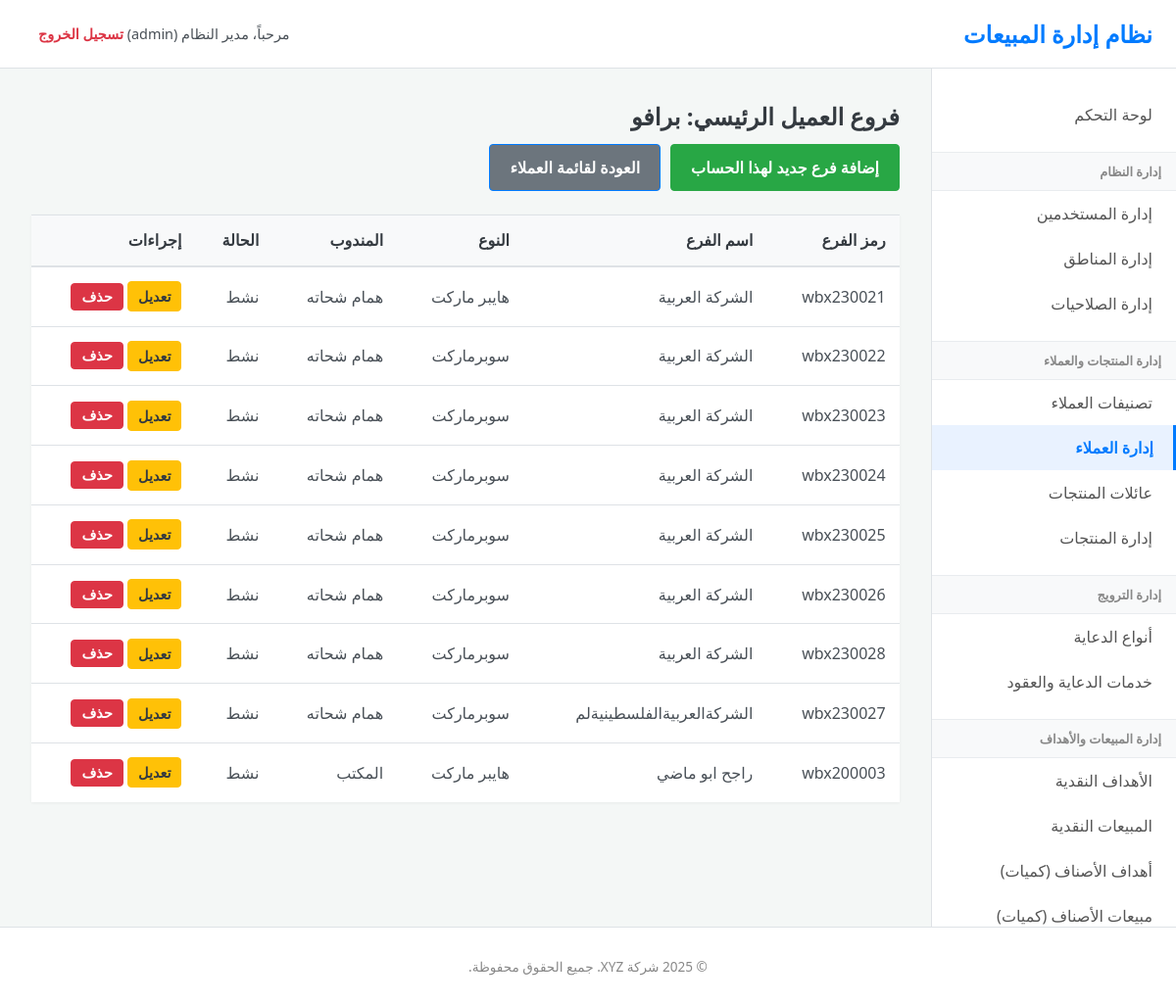
The page /index.php?page=customers&action=view_branches&id=857 (signed in) on the database its author committed.
### tables this page shows
CREATE TABLE IF NOT EXISTS `customers` (
  `customer_id` int NOT NULL AUTO_INCREMENT,
  `customer_code` varchar(50) NOT NULL,
  `name` varchar(150) NOT NULL,
  `category_id` int DEFAULT NULL,
  `address` text,
  `representative_id` int DEFAULT NULL,
  `promoter_id` int DEFAULT NULL,
  `latitude` decimal(10,8) DEFAULT NULL,
  `longitude` decimal(11,8) DEFAULT NULL,
  `status` enum('active','inactive') DEFAULT 'active',
  `opening_date` date DEFAULT NULL,
  `is_main_account` tinyint(1) DEFAULT '0',
  `main_account_id` int DEFAULT NULL,
  `created_at` timestamp NULL DEFAULT CURRENT_TIMESTAMP,
  `updated_at` timestamp NULL DEFAULT CURRENT_TIMESTAMP ON UPDATE CURRENT_TIMESTAMP,
  PRIMARY KEY (`customer_id`),
  UNIQUE KEY `customer_code` (`customer_code`),
  KEY `category_id` (`category_id`),
  KEY `representative_id` (`representative_id`),
  KEY `promoter_id` (`promoter_id`),
  KEY `main_account_id` (`main_account_id`)
);

CREATE TABLE IF NOT EXISTS `customer_categories` (
  `category_id` int NOT NULL AUTO_INCREMENT,
  `name` varchar(100) NOT NULL,
  `description` text,
  `created_at` timestamp NULL DEFAULT CURRENT_TIMESTAMP,
  `updated_at` timestamp NULL DEFAULT CURRENT_TIMESTAMP ON UPDATE CURRENT_TIMESTAMP,
  PRIMARY KEY (`category_id`),
  UNIQUE KEY `name` (`name`)
);

CREATE TABLE IF NOT EXISTS `users` (
  `user_id` int NOT NULL AUTO_INCREMENT,
  `username` varchar(50) NOT NULL,
  `password_hash` varchar(255) NOT NULL,
  `full_name` varchar(100) NOT NULL,
  `role` enum('admin','supervisor','representative','promoter') NOT NULL,
  `region_id` int DEFAULT NULL,
  `supervisor_id` int DEFAULT NULL,
  `is_active` tinyint(1) DEFAULT '1',
  `created_at` timestamp NULL DEFAULT CURRENT_TIMESTAMP,
  `updated_at` timestamp NULL DEFAULT CURRENT_TIMESTAMP ON UPDATE CURRENT_TIMESTAMP,
  PRIMARY KEY (`user_id`),
  UNIQUE KEY `username` (`username`),
  KEY `region_id` (`region_id`),
  KEY `supervisor_id` (`supervisor_id`)
);

### controllers/customers.php (called while the page is built, shortened)
<?php
$action = $_GET['action'] ?? 'list';
$customer_id = isset($_GET['id']) ? (int)$_GET['id'] : null;
switch ($action) {
    case 'view_branches':
        $stmt = $pdo->prepare("SELECT name, customer_code FROM customers WHERE customer_id = ? AND is_main_account = TRUE");
        $stmt->execute([$customer_id]);
        $main_account_info = $stmt->fetch();
        $page_title = "فروع العميل الرئيسي: " . htmlspecialchars($main_account_info['name']);
        $stmt_branches = $pdo->prepare("SELECT c.*, cat.name as category_name, rep.full_name as representative_name FROM customers c LEFT JOIN customer_categories cat ON c.category_id = cat.category_id LEFT JOIN users rep ON c.representative_id = rep.user_id WHERE c.main_account_id = ? ORDER BY c.name ASC");
        $stmt_branches->execute([$customer_id]);
        $branches = $stmt_branches->fetchAll();
        break;
}
include 'views/layout.php';

### views/customers/branches.php (the view, shortened to what this page needs)
<h2><?php echo htmlspecialchars($page_title); ?></h2>
<div class="actions-bar">
    <a href="index.php?page=customers&action=add&main_id_for_branch=<?php echo $customer_id; ?>" class="button-link add-btn">إضافة فرع جديد لهذا الحساب</a>
    <a href="index.php?page=customers" class="button-link" style="background-color:#6c757d;">العودة لقائمة العملاء</a>
</div>
<?php if (empty($branches)): ?>
    <p class="info-message">لا توجد فروع مرتبطة بهذا الحساب الرئيسي حاليًا.</p>
<?php else: ?>
    <table>
        <thead>
            <tr>
                <th>رمز الفرع</th>
                <th>اسم الفرع</th>
                <th>النوع</th>
                <th>المندوب</th>
                <th>الحالة</th>
                <th>إجراءات</th>
            </tr>
        </thead>
        <tbody>
            <?php foreach ($branches as $branch): ?>
            <tr>
                <td><?php echo htmlspecialchars($branch['customer_code']); ?></td>
                <td><?php echo htmlspecialchars($branch['name']); ?></td>
                <td><?php echo htmlspecialchars($branch['category_name'] ?? '-'); ?></td>
                <td><?php echo htmlspecialchars($branch['representative_name'] ?? '-'); ?></td>
                <td><span class="badge <?php echo $branch['status'] == 'active' ? 'status-active' : 'status-inactive'; ?>"><?php echo $branch['status'] == 'active' ? 'نشط' : 'غير نشط'; ?></span></td>
                <td>
                    <a href="index.php?page=customers&action=edit&id=<?php echo $branch['customer_id']; ?>" class="button-link edit-btn">تعديل</a>
                    <form action="actions/customer_delete.php" method="POST" onsubmit="return confirm('هل أنت متأكد؟');" style="display:inline;">
                        <button type="submit" class="button-link delete-btn">حذف</button>
                    </form>
                </td>
            </tr>
            <?php endforeach; ?>
        </tbody>
    </table>
<?php endif; ?>

### css/style.css (style rules this page uses)
:root { --primary-color: #007bff; --secondary-color: #6c757d; --success-color: #28a745; --danger-color: #dc3545; --warning-color: #ffc107; --info-color: #17a2b8; --light-color: #f8f9fa; --dark-color: #343a40; --text-color: #495057; --border-color: #dee2e6; --body-bg: #f4f7f6; --sidebar-bg: #ffffff; --header-bg: #ffffff; --font-family: 'Tahoma', 'Segoe UI', sans-serif; }
* { box-sizing: border-box; }
body { font-family: var(--font-family); background-color: var(--body-bg); margin: 0; padding: 0; color: var(--text-color); font-size: 16px; direction: rtl; }
a { color: var(--primary-color); text-decoration: none; transition: color 0.3s ease; }
h1, h2, h3, h4, h5, h6 { color: var(--dark-color); margin-top: 0; margin-bottom: 0.75rem; }
.button-link, .btn { display: inline-block; font-weight: 600; text-align: center; vertical-align: middle; cursor: pointer; user-select: none; background-color: var(--primary-color); border: 1px solid var(--primary-color); padding: 0.75rem 1.25rem; font-size: 1rem; border-radius: 0.25rem; color: #fff; transition: all 0.15s ease-in-out; }
.button-link.add-btn { background-color: var(--success-color); border-color: var(--success-color); }
.button-link.edit-btn { background-color: var(--warning-color); border-color: var(--warning-color); color: var(--dark-color); padding: 5px 10px; font-size: 0.9em; }
.button-link.delete-btn { background-color: var(--danger-color); border-color: var(--danger-color); padding: 5px 10px; font-size: 0.9em; }
.actions-bar { margin-bottom: 1.5rem; display:flex; gap:10px; }
table { width: 100%; margin-bottom: 1rem; color: var(--text-color); border-collapse: collapse; background-color: #fff; box-shadow: 0 1px 3px rgba(0,0,0,0.05); }
table th, table td { padding: 0.9rem; vertical-align: middle; border-top: 1px solid var(--border-color); text-align: right; }
table thead th { vertical-align: bottom; border-bottom: 2px solid var(--border-color); background-color: var(--light-color); font-weight: 600; color: var(--dark-color); }

### rows shown on the page
customers: name "فروع العميل الرئيسي: برافو"
customers: customer_code "wbx230021", name "الشركة العربية", category.name "هايبر ماركت", representative.full_name "همام شحاته", status "نشط"
customers: customer_code "wbx230022", name "الشركة العربية", category.name "سوبرماركت", representative.full_name "همام شحاته", status "نشط"
customers: customer_code "wbx230023", name "الشركة العربية", category.name "سوبرماركت", representative.full_name "همام شحاته", status "نشط"
customers: customer_code "wbx230024", name "الشركة العربية", category.name "سوبرماركت", representative.full_name "همام شحاته", status "نشط"
customers: customer_code "wbx230025", name "الشركة العربية", category.name "سوبرماركت", representative.full_name "همام شحاته", status "نشط"
customers: customer_code "wbx230026", name "الشركة العربية", category.name "سوبرماركت", representative.full_name "همام شحاته", status "نشط"
customers: customer_code "wbx230028", name "الشركة العربية", category.name "سوبرماركت", representative.full_name "همام شحاته", status "نشط"
customers: customer_code "wbx230027", name "الشركةالعربيةالفلسطينيةلم", category.name "سوبرماركت", representative.full_name "همام شحاته", status "نشط"
customers: customer_code "wbx200003", name "راجح ابو ماضي", category.name "هايبر ماركت", representative.full_name "المكتب", status "نشط"

### other values the page prints
$_SESSION['full_name'] "مدير النظام"
$_SESSION['user_role'] "admin"
